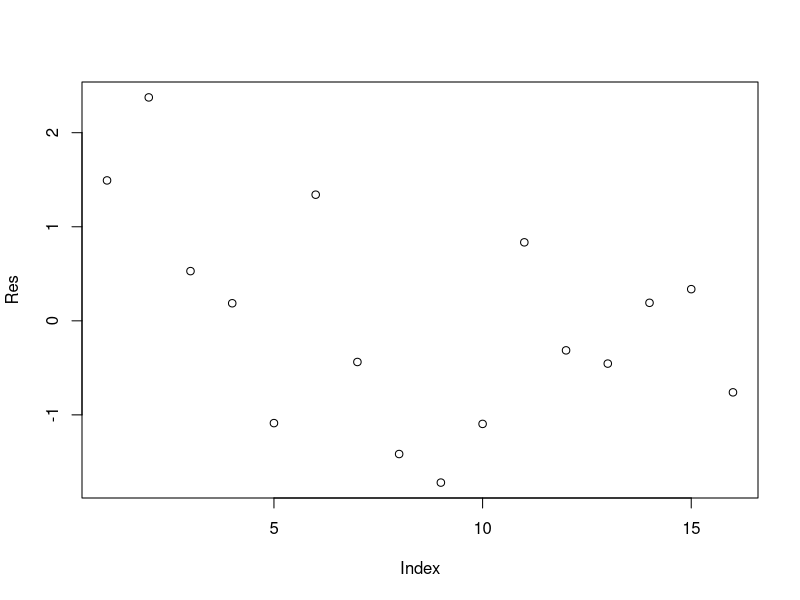
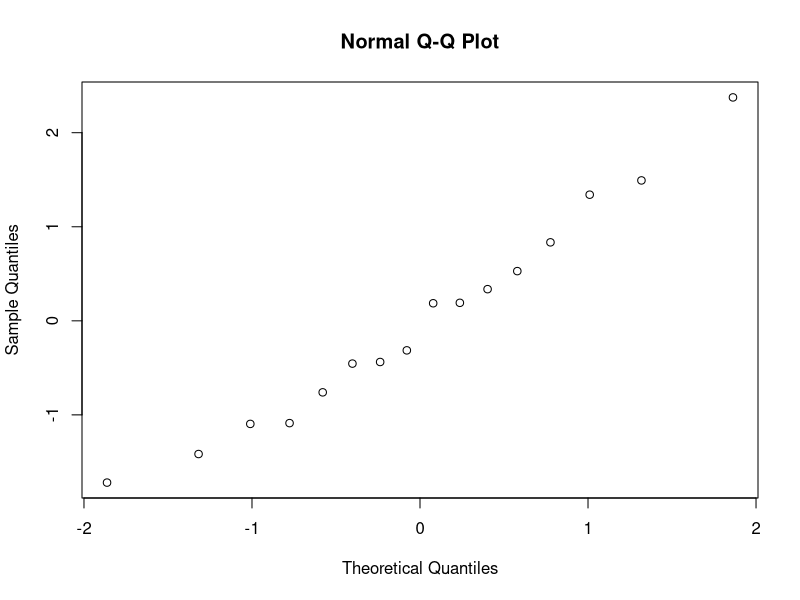

The R script that drew these images, in order:
#### Multiple Linear Regression ####
#dependent variable is regressed upon two or more predictor variables

# Reading the data and variables
data = read.csv('Mult_Reg_Yield.csv',header = T,sep = ",")
mydata= data[,-1] # Removing SL.NO. Column 
mydata
attach(mydata)
# Computing Correlation Matrix
cor(mydata)

# Fitting Multiple Linear Regression
model = lm(X.Yield ~ Temperature + Time) 
summary(model)

X.Yield = -67.88436 - 0.06419*Temperature + 0.90609*Time
X.Yield
# Temperature is NOT a causal variable. 

# Regression Model Performance
anova(model)

# From the ANOVA Table we can say only time is related to % yield as p value < 0.05, so we modify our model
# Fitting Linear Regression Model with Time as the only Predictor variable

model_m = lm(X.Yield ~  Time) 
summary(model_m)

# X.Yield = -81.6205 + 0.9065*Time 

# Regression Model Performance
anova(model_m)

# Residual Analysis
pred = fitted(model_m) 
Res = residuals(model_m) 
plot(Res)
qqnorm(Res)
